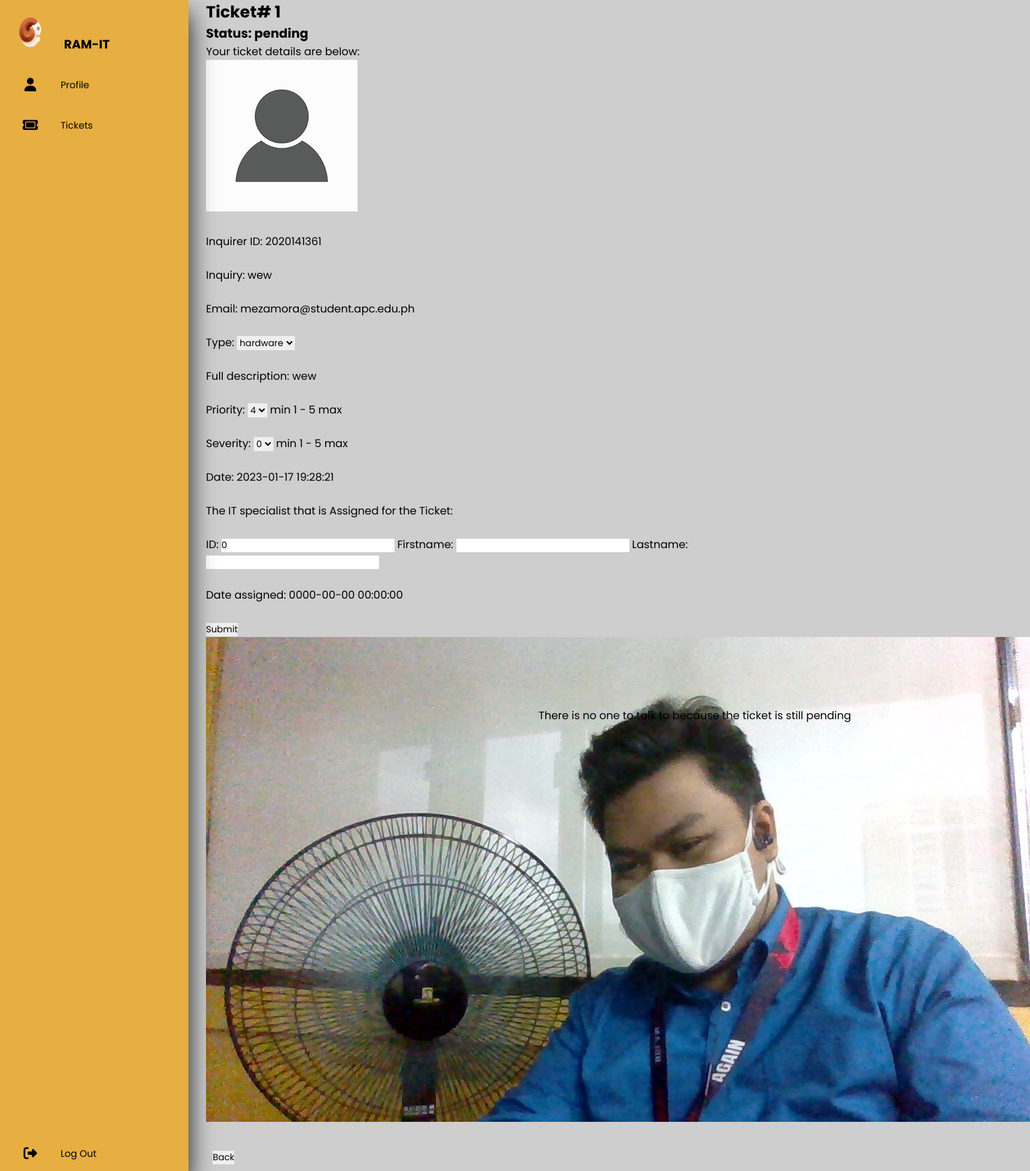
/tdetails.php?id=1 (signed in), run on the app's committed database.
### tables this page shows
CREATE TABLE `ticket` (
  `tid` int(11) NOT NULL,
  `iid` int(11) NOT NULL,
  `email` varchar(50) NOT NULL,
  `img` varchar(50) NOT NULL,
  `inquiry` text NOT NULL,
  `itype` varchar(50) NOT NULL,
  `fdes` text NOT NULL,
  `stat` varchar(11) NOT NULL,
  `priority` int(1) NOT NULL,
  `severity` int(1) NOT NULL,
  `filename` varchar(225) NOT NULL,
  `assignid` int(11) NOT NULL,
  `afname` varchar(50) NOT NULL,
  `alname` varchar(50) NOT NULL,
  `dt` datetime NOT NULL,
  `dta` datetime NOT NULL
);

### code/components/details.php (the view, shortened to what this page needs)
<?php
            if ($_SESSION['pstion'] == "supervisor") {
            echo
        '<img src="./img/' . $row['img']. '">'
        ."<br> <br>"
        .'<form method="POST" action="code/components/update.php?id='
        .$id
        .'">'
		.'<label>Inquirer ID:  </label>'
        .$row["iid"]
        ."<br> <br>"
		.'<label>Inquiry:  </label> '
        .$row["inquiry"]
        ."<br> <br>"
        .'<label>Email:  </label>'
        .$row["email"]
        ."<br> <br>"
        .'<label for="priority">Type: </label>'
		.'<select type="select" name="itype" value="'
        .$row["itype"]
        .'" id="priority" required>'
        .'<option value="'
        .$row["itype"]
        .'">'
        .$row["itype"]
        .'</option>'
		.'<option value="hardware">Hardware</option>'
		.'<option value="account">Account</option>'
		.'<option value="others">others</option>'
		.'</select>'
        ."<br> <br>"
        .'<label>Full description:  </label> '
        .$row["fdes"]
        ."<br> <br>"
        .'<input type="hidden" value="open" name="stat">'
        .'<label for="priority">Priority: </label>'
		.'<select type="select" name="priority" value="'
        .$row["priority"]
        .'" id="priority" required>'
        .'<option value="'
        .$row["priority"]
        .'">'
        .$row["priority"]
        .'</option>'
		.'<option value="1">1</option>'
		.'<option value="2">2</option>'
		.'<option value="3">3</option>'
		.'<option value="4">4</option>'
		.'<option value="5">5</option>'
		.'</select>'
        ."  min 1 - 5 max"
        ."<br> <br>"
        .'<label for="severity">Severity: </label>'
		.'<select type="select" name="severity" value="'
        .$row["severity"]
        .'" id="severity" required>'
        .'<option value="'
        .$row["severity"]
        .'">'
        .$row["severity"]
        .'</option>'
		.'<option value="1">1</option>'
		.'<option value="2">2</option>'
		.'<option value="3">3</option>'
		.'<option value="4">4</option>'
		.'<option value="5">5</option>'
		.'</select>'
        ."  min 1 - 5 max"
        ."<br> <br>"
        .'<label>Date:  </label>'
        .$row["dt"]
        ."<br> <br>"
        .'<label>The IT specialist that is Assigned for the Ticket:</label> <br> <br>'
        .'<label> ID:   </label><input type="text" value="'
        .$row["assignid"]
        .'"name="assignid" required>';
        ?>
<?php
        echo
		'<label> Firstname:   </label><input type="text" value="'
        .$row["afname"]
        .'"name="afname" required>'
		.'<label> Lastname:   </label><input type="text" value="'
        .$row["alname"]
        .'"name="alname" required>'
        ."<br> <br>";
        ?>
        <?php
        echo
        '<label>Date assigned:  </label>'
        .$row["dta"]
        ."<br> <br>"
		.'<input type="submit" name="submit">'
        ."          "
	    .'</form>'
        .'<img src="./img/'. $row['filename'] .'">';
        echo
        '<br> <br>'
        .'<a href="ticket.php"><button>Back</button></a>';
    }
    ?>

### tdetails.php (shortened to what this page needs)
<?php
require 'code/components/connect.php';
    $id=$_GET['id'];
	$query=mysqli_query($con,"SELECT iid, email, img, tid, inquiry, stat, assignid, priority, severity, afname, alname, dt, itype, fdes, dta, filename FROM ticket where tid = '$id'");
	$row=mysqli_fetch_array($query);
?>
<!DOCTYPE html>
<html>
<head>
<link href="code/css/body&nav.css" rel="stylesheet" type="text/css">
<link rel="stylesheet" href="https://cdnjs.cloudflare.com/ajax/libs/font-awesome/6.2.1/css/all.min.css"/>
</head>
<body>
<?php require 'code/components/nav.php';?>
        <div class="content">
        <h2>Ticket# <?php echo $row['tid']; ?></h2>
        <h3>Status: <?php echo $row['stat']; ?></h3>
            <p>Your ticket details are below:</p>
            <?php require 'code/components/details.php';?>
            </div>
			<?php
            if($row['stat'] == "open"){
                echo '<div id = "chat">';
				require 'code/components/chat.php';
				echo '</div>';
            }
            else {
			 echo '<div id = "chat">';
             echo "<br>" ."<br>" . "There is no one to talk to because the ticket is still pending";
			 echo '</div>';
            }
            ?>
</body>
</html>

### code/css/body&nav.css (style rules this page uses)
* { margin: 0; padding: 0; outline: none; border: none; text-decoration: none; box-sizing: border-box; font-family: "Poppins", sans-serif; }
body { background: #cecece; }
.content { width: 800px; height: 1000px; margin-left: 20%; margin-top: 0%; }
#chat { margin-left: 800px; }
a { position: relative; color: black; font-size: 14px; display: table; width: 300px; padding: 10px; }

### data on the page
ticket: tid "1", stat "pending", img (picture), iid "2020141361", inquiry "wew", email "mezamora@student.apc.edu.ph", itype "hardware", fdes "wew", priority "4", severity "0", dt "2023-01-17 19:28:21", assignid "0", dta "0000-00-00 00:00:00", filename (picture)
